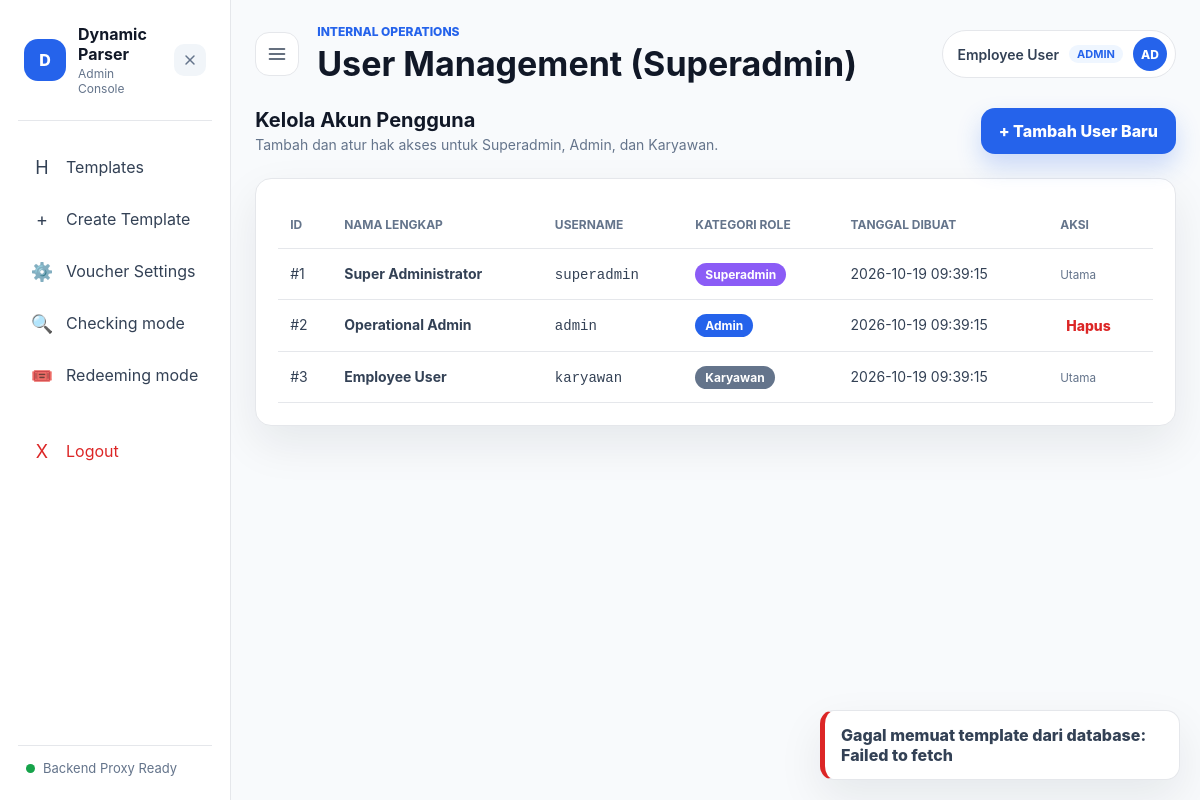
The app's page /users.php (signed in) with its own data.
### tables this page shows
CREATE TABLE `users` (
  `id` INT AUTO_INCREMENT PRIMARY KEY,
  `username` VARCHAR(50) NOT NULL UNIQUE,
  `password` VARCHAR(255) NOT NULL,
  `full_name` VARCHAR(100) NOT NULL,
  `role` ENUM('superadmin', 'admin', 'karyawan') NOT NULL DEFAULT 'karyawan',
  `created_at` DATETIME NOT NULL DEFAULT CURRENT_TIMESTAMP,
  `updated_at` DATETIME NOT NULL DEFAULT CURRENT_TIMESTAMP ON UPDATE CURRENT_TIMESTAMP
);

### includes/auth.php (called while the page is built, shortened)
<?php
function isLoggedIn() {
    return isset($_SESSION['user']) && !empty($_SESSION['user']);
}
function getCurrentUser() {
    return $_SESSION['user'] ?? null;
}

### users.php (the view, shortened to what this page needs)
<?php
require_once 'includes/auth.php';
$currentPage = "users";
$pageHeading = "User Management (Superadmin)";
$pdo = getDBConnection();
$userList = [];
if ($pdo) {
    try {
        $stmt = $pdo->query("SELECT id, username, full_name, role, created_at FROM users ORDER BY id ASC");
        $userList = $stmt->fetchAll();
    } catch (Exception $e) {
        $userList = array_values(getFallbackUsers());
    }
} else {
    $userList = array_values(getFallbackUsers());
}
include 'includes/header.php';
include 'includes/sidebar.php';
?>
<section class="page active" id="usersPage">
  <div class="toolbar" style="margin-bottom: 24px;">
    <div>
      <h2 style="margin: 0; font-size: 20px;">Kelola Akun Pengguna</h2>
      <p style="margin: 4px 0 0; color: var(--muted); font-size: 14px;">Tambah dan atur hak akses untuk Superadmin, Admin, dan Karyawan.</p>
    </div>
    <button class="primary-button" onclick="document.getElementById('newUserModal').classList.remove('hidden')">+ Tambah User Baru</button>
  </div>
  <section class="content-card table-card">
    <div class="table-wrap">
      <table>
        <thead>
          <tr>
            <th>ID</th>
            <th>Nama Lengkap</th>
            <th>Username</th>
            <th>Kategori Role</th>
            <th>Tanggal Dibuat</th>
            <th>Aksi</th>
          </tr>
        </thead>
        <tbody>
          <?php foreach ($userList as $u): ?>
            <tr>
              <td>#<?php echo htmlspecialchars($u['id']); ?></td>
              <td><strong><?php echo htmlspecialchars($u['full_name']); ?></strong></td>
              <td><code><?php echo htmlspecialchars($u['username']); ?></code></td>
              <td>
                <?php if ($u['role'] === 'superadmin'): ?>
                  <span class="badge badge-purple" style="background:#8b5cf6; color:white; padding:4px 10px; border-radius:99px; font-weight:bold; font-size:12px;">Superadmin</span>
                <?php elseif ($u['role'] === 'admin'): ?>
                  <span class="badge badge-blue" style="background:#2563eb; color:white; padding:4px 10px; border-radius:99px; font-weight:bold; font-size:12px;">Admin</span>
                <?php else: ?>
                  <span class="badge badge-gray" style="background:#64748b; color:white; padding:4px 10px; border-radius:99px; font-weight:bold; font-size:12px;">Karyawan</span>
                <?php endif; ?>
              </td>
              <td><?php echo htmlspecialchars($u['created_at'] ?? '2026-09-22'); ?></td>
              <td>
                <?php if ($u['username'] !== 'superadmin' && $u['id'] != $_SESSION['user']['id']): ?>
                  <form method="POST" action="users.php" style="display:inline;" onsubmit="return confirm('Apakah Anda yakin ingin menghapus user ini?');">
                    <button type="submit" class="text-button danger">Hapus</button>
                  </form>
                <?php else: ?>
                  <small style="color:var(--muted)">Utama</small>
                <?php endif; ?>
              </td>
            </tr>
          <?php endforeach; ?>
        </tbody>
      </table>
    </div>
  </section>
</section>
<?php include 'includes/footer.php'; ?>

### includes/sidebar.php (shortened to what this page needs)
<?php
require_once __DIR__ . '/auth.php';
$user = getCurrentUser();
$isLogged = isLoggedIn();
?>
<aside class="sidebar" id="sidebar">
  <div class="brand">
    <div class="brand-left">
      <div class="brand-mark">D</div>
      <div class="brand-info">
        <strong>Dynamic Parser</strong>
        <span><?php echo $isLogged ? 'Admin Console' : 'Public Workspace'; ?></span>
      </div>
    </div>
    <button
      type="button"
      class="close-sidebar-btn"
      id="closeSidebar"
      aria-label="Close sidebar"
      title="Tutup sidebar"
    >
      <svg viewBox="0 0 24 24" fill="none" stroke-width="2.2" stroke-linecap="round" stroke-linejoin="round">
        <line x1="18" y1="6" x2="6" y2="18"></line>
        <line x1="6" y1="6" x2="18" y2="18"></line>
      </svg>
    </button>
  </div>
  <nav class="nav-list" aria-label="Main navigation">
    <?php if ($isLogged): ?>
      <a href="dashboard.php" class="nav-item <?php echo ($currentPage === 'dashboard') ? 'active' : ''; ?>" data-page="admin">
        <span class="icon" aria-hidden="true">H</span>
        <span>Templates</span>
      </a>
      <a href="editor.php" class="nav-item <?php echo $currentPage === 'editor' ? 'active' : ''; ?>" data-page="editor">
        <span class="icon" aria-hidden="true">+</span>
        <span>Create Template</span>
      </a>
      <a href="voucher_settings.php" class="nav-item <?php echo ($currentPage === 'voucher_settings') ? 'active' : ''; ?>" data-page="voucher_settings">
        <span class="icon" aria-hidden="true">⚙️</span>
        <span>Voucher Settings</span>
      </a>
    <?php endif; ?>
    <a href="index.php" class="nav-item <?php echo ($currentPage === 'index' || $currentPage === 'workspace') ? 'active' : ''; ?>" data-page="workspace">
      <span class="icon" aria-hidden="true">🔍</span>
      <span>Checking mode</span>
    </a>
    <a href="redeem.php" class="nav-item <?php echo ($currentPage === 'redeem') ? 'active' : ''; ?>" data-page="redeem">
      <span class="icon" aria-hidden="true">🎟️</span>
      <span>Redeeming mode</span>
    </a>
    <?php if ($isLogged): ?>
      <a href="logout.php" class="nav-item nav-logout" style="margin-top: 24px; color: var(--danger);">
        <span class="icon" aria-hidden="true">X</span>
        <span>Logout</span>
      </a>
    <?php endif; ?>
  </nav>
  <div class="sidebar-footer">
    <span class="status-dot"></span>
    <span>Backend Proxy Ready</span>
  </div>
</aside>
<main class="main">
  <header class="topbar">
    <button class="icon-button" id="menuToggle" aria-label="Toggle sidebar">
      <svg width="20" height="20" viewBox="0 0 24 24" fill="none" stroke="currentColor" stroke-width="2" stroke-linecap="round" stroke-linejoin="round">
        <line x1="3" y1="6" x2="21" y2="6"></line>
        <line x1="3" y1="12" x2="21" y2="12"></line>
        <line x1="3" y1="18" x2="21" y2="18"></line>
      </svg>
    </button>
    <div>
      <p class="eyebrow">Internal Operations</p>
      <h1 id="pageTitle"><?php echo htmlspecialchars($pageHeading ?? 'Workspace'); ?></h1>
    </div>
    <div class="profile-chip">
      <?php if ($isLogged): ?>
        <span style="font-weight: 600;"><?php echo htmlspecialchars($user['full_name'] ?? 'Administrator'); ?></span>
        <span class="role-badge" style="font-size: 11px; padding: 2px 8px; border-radius: 99px; background: #eff6ff; color: var(--primary); font-weight: bold; text-transform: uppercase;">
          ADMIN
        </span>
        <div class="avatar">AD</div>
      <?php endif; ?>
    </div>
  </header>

### records on screen
users: full_name "Employee User", id "3", username "karyawan", role "Karyawan", created_at "2026-10-19 09:39:15", shows "Utama"
users: id "1", full_name "Super Administrator", username "superadmin", role "Superadmin", created_at "2026-10-19 09:39:15", shows "Utama"
users: id "2", full_name "Operational Admin", username "admin", role "Admin", created_at "2026-10-19 09:39:15"

### other values on screen
$pageHeading "User Management (Superadmin)"
